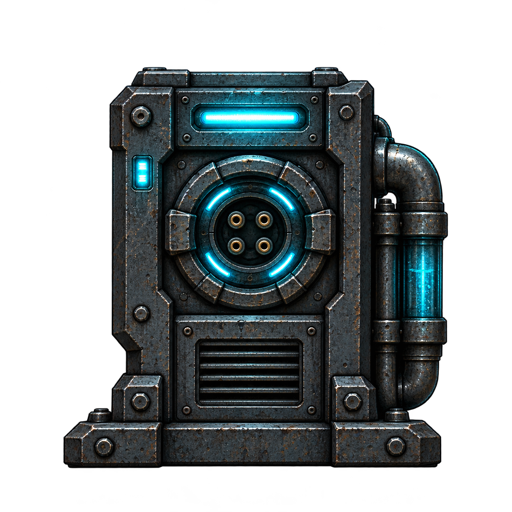
#> input picture docs/research-2026-10/sources/props-2026-10-08/corridor-coolant-relay.png, 512 x 512 px, found by its file name
$ python stations.py
#> lines starting #> are read from the running program, lines starting #| are printed output that depends on the picture; after the words box and inside, x2 and y2 are one past the last pixel; in counts of white or black regions, pixels touching at a corner belong together
### docs/research-2026-10/sources/corridor-door-end-2026-10-12/tools/design/common.py
"""Shared geometry, camera and light for the corridor door-end design (scratch only).

World units are game world px at the corridor's right camera clamp (camera x 604.444, zoom 1.35):
the floor at the walkway is y 440 and 1 m = 40 px at walkway depth. The far plate is drawn with a
0.9 parallax; at the clamp it sits 12.444 px right of where the room places it, so a far-plate
source pixel is sx = 2 * (X - 12.444), sy = 2 * (Y - 78.5).

Camera (measured from the far plate's floor joints): vanishing point at clamp-world (483.9, 158.5),
the walkway at depth D0 = 38 m from the eye, eye height 7.04 m. A point d metres behind the walkway
scales by s = D0 / (D0 + d) about the vanishing point.
"""
from __future__ import annotations

import json
import math
from dataclasses import dataclass, field

import numpy as np
from PIL import Image, ImageDraw, ImageFilter

PX_PER_M = 40.0
FLOOR_Y = 440.0
VPX = 483.9
HORIZON = 158.5
D0 = 38.0
FAR_SHIFT = 12.444  # far-plate parallax offset at the camera's right clamp
SS = 4  # supersampling for masks


def depth_scale(d: float) -> float:
    return D0 / (D0 + d)


# [7 lines left out: function project, not called in this run]


def floor_y(d_m: float) -> float:
    return project(VPX, 0.0, d_m)[1]


def depth_at_floor_y(Y: float) -> float:
    s = (Y - HORIZON) / (FLOOR_Y - HORIZON)
    return D0 / s - D0


def x_walk_from_screen(X: float, d_m: float) -> float:
    s = depth_scale(d_m)
    return VPX + (X - VPX) / s


@dataclass
class Canvas:
    """Maps world (clamp) coordinates to canvas pixels: px = (X - x0) * ppw."""
    name: str
    x0: float
    y0: float
    ppw: float
    w: int
    h: int

    def px(self, X: float, Y: float) -> tuple[float, float]:
        return ((X - self.x0) * self.ppw, (Y - self.y0) * self.ppw)

    def world(self, px: float, py: float) -> tuple[float, float]:
        return (self.x0 + px / self.ppw, self.y0 + py / self.ppw)

    def grid(self) -> tuple[np.ndarray, np.ndarray]:
        ys, xs = np.mgrid[0:self.h, 0:self.w].astype(np.float64)
        return self.x0 + (xs + 0.5) / self.ppw, self.y0 + (ys + 0.5) / self.ppw


@dataclass
class Part:
    name: str
    polys: list  # list of polygons, each a list of (X, Y) world points; or ("ellipse", cx, cy, rx, ry)
    albedo: tuple
    surface: dict  # {"kind": "front"|"floor"|"side"|"top"|"cyl"|"emit"|"keep", ...}
    lit_by: tuple = ()
    job: str = ""
    dims: str = ""
    note: str = ""
    z: int = 0
    emit: tuple = (0.0, 0.0, 0.0)
    texture: str = ""  # optional procedural detail: "slats", "grating", "seams"
    params: dict = field(default_factory=dict)


# [30 lines left out: function draw_mask, not called in this run]


def rect(x0, y0, x1, y1):
    return [(x0, y0), (x1, y0), (x1, y1), (x0, y1)]


# ----------------------------------------------------------------------------- light

@dataclass
class Fixture:
    name: str
    screen: tuple  # (X, Y) of the lamp centre on screen at the clamp
    d: float  # metres behind the walkway
    color: tuple
    intensity: float
    reach: float  # metres
    down: float = 0.0  # >0: a downlight, its output weighted by (cos of the angle below horizontal)^down

    # [5 lines left out: function pos3, not called in this run]


AMBIENT = np.array([0.085, 0.125, 0.15])
WRAP = 0.06


# [69 lines left out: functions surface_points, light, not called in this run]


def to_srgb_u8(lin: np.ndarray) -> np.ndarray:
    lin = np.clip(lin, 0, 1)
    return (np.where(lin <= 0.0031308, lin * 12.92, 1.055 * np.power(lin, 1 / 2.4) - 0.055) * 255 + 0.5).astype(np.uint8)


def from_srgb_u8(u8: np.ndarray) -> np.ndarray:
    c = u8.astype(np.float64) / 255.0
    return np.where(c <= 0.04045, c / 12.92, np.power((c + 0.055) / 1.055, 2.4))


def save_mask(arr: np.ndarray, path: str) -> None:
    Image.fromarray((np.clip(arr, 0, 1) * 255 + 0.5).astype(np.uint8), "L").save(path)


def write_json(path: str, data) -> None:
    with open(path, "w") as f:
        json.dump(data, f, indent=1)

### docs/research-2026-10/sources/corridor-door-end-2026-10-12/tools/design/stations.py
"""Grounding for the two approved Look 2 stations at the door end: the coolant relay and the safe
point keep their designs pixel for pixel; each gains a plinth with anchors and a brush-strip cable
entry (cables come up from the floor), and a contact shadow drawn from its footprint. Writes
design/stations/.

Sprites are 4 source px per world px (the Look 2 density). Each output canvas puts the floor contact
line at row FLOOR_ROW; the game draws it at y 440.
"""
from __future__ import annotations

import os
import sys

import numpy as np
from PIL import Image

sys.path.insert(0, os.path.dirname(__file__))
from common import save_mask, write_json

# --- CONFIG -----------------------------------------------------------------------------------
# ROOT is the design/ folder of the working folder the piece was built in (game-main/, an export of
# main at 76d3a50, sits beside it). It was a temporary session folder; point WOLF_DOOR_END_WORK at
# your own copy to run this tool again. Outputs are written under ROOT.
ROOT = os.path.join(os.environ.get("WOLF_DOOR_END_WORK", os.path.abspath("door-end-work")), "design")
# ------------------------------------------------------------------------------------------------
OUT = os.path.join(ROOT, "stations")
L2 = os.path.abspath(os.path.join(os.path.dirname(__file__), "..", "..", "..", "look2-hq", "props"))  # the approved Look 2 props, in this repository

STATIONS = {
    # name: (L2 file, plinth height px (4/world px), centre world x, plinth body x range in L2 px, note)
    "relay": ("corridor-coolant-relay.png", 32, 605.0, (14, 301), "200 mm plinth under a 2.2 m cabinet"),
    "safe-point": ("corridor-safe-point.png", 16, 876.0, (10, 286), "100 mm plinth under the safe point console"),
}
PAD_X = 16
SHADOW_ROWS = 16


def build(name: str, spec) -> dict:
#> called with name = 'relay'
    fname, plinth_h, centre_x, (px0, px1), note = spec
    src = Image.open(os.path.join(L2, fname)).convert("RGBA")
#> src is the input picture: PIL image 512x512 RGBA; mean R, G, B, A 20.2, 26.4, 27.6, 121.8
    a = np.asarray(src)
    alpha = a[..., 3]
    rows = np.nonzero(alpha.max(1) > 128)[0]
#> rows = 401 values from 67 to 467
    bottom = int(rows.max())  # last opaque row of the L2 art (its feet)
#> bottom = 467
    W = src.width + 2 * PAD_X
#> W = 544
    floor_row = bottom + 1 + plinth_h
#> floor_row = 500
    H = floor_row + SHADOW_ROWS
#> H = 516
    canvas = np.zeros((H, W, 4), dtype=np.float64)
    # plinth: a plain steel box under the whole base, its top under the feet
    x0, x1 = px0 + PAD_X, px1 + PAD_X + 1
    y0, y1 = bottom + 1, floor_row
#> y0 = 468; y1 = 500
    masks = {}
    yy, xx = np.mgrid[0:H, 0:W]
#> yy: shape (516, 544) int64; 516 distinct labels, from 0 to 515
    plinth = (xx >= x0) & (xx < x1) & (yy >= y0) & (yy < y1)
#> plinth: shape (516, 544) bool; 3.3% white; 1 white region, box (x1, y1, x2, y2) and area: (30, 468, 318, 500) 9216
    masks["plinth"] = plinth.astype(float)
    # flat value plan for the plinth: lit top lip, mid face, darker foot
    face = np.zeros((H, W, 3))
    t = (yy - y0) / max(plinth_h, 1)
    base_col = np.array([40, 42, 48], float)  # 36081-grey steel plinth
    face[...] = base_col
    face[(yy >= y0) & (yy < y0 + 3)] = [84, 88, 96]  # top lip catches the overhead light
    face = face * (1.0 - 0.25 * np.clip(t, 0, 1))[..., None]
    # brush-strip cable entry slot in the middle of the face
    bs_x0 = x0 + int((x1 - x0) * 0.32)
    bs_x1 = x0 + int((x1 - x0) * 0.68)
    bs_y0 = y0 + max(4, plinth_h // 3)
#> bs_y0 = 478
    bs_y1 = y1 - max(3, plinth_h // 5)
#> bs_y1 = 494
    brush = (xx >= bs_x0) & (xx < bs_x1) & (yy >= bs_y0) & (yy < bs_y1)
#> brush: shape (516, 544) bool; 0.59% white; 1 white region, box (x1, y1, x2, y2) and area: (122, 478, 225, 494) 1648
    face[brush] = [14, 17, 19]
#> face: shape (516, 544, 3) float64; mean of channels 0, 1, 2 39.5, 41.5, 47.4
    masks["brush_strip"] = brush.astype(float)
    # anchor bolts: one near each end of the plinth face
    bolts = np.zeros((H, W), bool)
    for bx in (x0 + 10, x1 - 11):
        by = (y0 + y1) // 2 + 1
        bolts |= (xx - bx) ** 2 + (yy - by) ** 2 <= 9
#> this loop made 2 passes
#> by on passes 1 to 2: 485, 485
#> pass 1, in build, `bolts |= (xx - bx) ** 2 + (yy - by) ** 2 <= 9`:
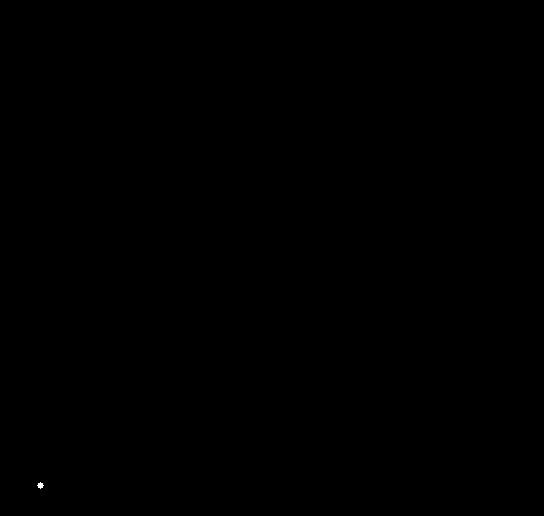
#> bolts: shape (516, 544) bool; 0.01% white; 1 white region, box (x1, y1, x2, y2) and area: (37, 482, 44, 489) 29
    face[bolts] = [96, 108, 114]
#> face: shape (516, 544, 3) float64; mean of channels 0, 1, 2 39.5, 41.5, 47.4
    masks["anchors"] = bolts.astype(float)
    canvas[plinth, :3] = face[plinth]
    canvas[plinth, 3] = 255
#> canvas: shape (516, 544, 4) float64; mean of channels 0, 1, 2, 3 1.2, 1.3, 1.4, 8.4
    # the approved art, unchanged, on top
    l2 = np.zeros((H, W, 4))
    l2[0:src.height, PAD_X:PAD_X + src.width] = a
    la = l2[..., 3:4] / 255.0
    canvas[..., :3] = canvas[..., :3] * (1 - la) + l2[..., :3] * la
    canvas[..., 3] = np.maximum(canvas[..., 3], l2[..., 3])
    masks["look2"] = (l2[..., 3] / 255.0)
    # contact shadow on the floor: darkest at the contact line, soft 4 world px (16 px) out
    sh = np.zeros((H, W))
    below = yy >= floor_row
#> below: shape (516, 544) bool; 3.1% white; 1 white region, box (x1, y1, x2, y2) and area: (0, 500, 544, 516) 8704
    edge = np.clip(np.minimum(xx - (x0 - 8), (x1 + 8) - xx) / 10.0, 0, 1)
    sh[below] = (0.72 * np.exp(-(yy[below] - floor_row) / 4.0) * edge[below])
    # a little occlusion on the floor right at the plinth's ends
    shadow_rgb = np.array([2, 5, 8], float)
    sa = sh * 255
    out_a = canvas[..., 3] + sa * (1 - canvas[..., 3] / 255.0)
    w_sh = np.where(out_a > 0, sa * (1 - canvas[..., 3] / 255.0) / np.maximum(out_a, 1e-6), 0)
    canvas[..., :3] = canvas[..., :3] * (1 - w_sh[..., None]) + shadow_rgb * w_sh[..., None]
#> canvas: shape (516, 544, 4) float64; mean of channels 0, 1, 2, 3 19.8, 25.6, 26.9, 122.1
    canvas[..., 3] = out_a
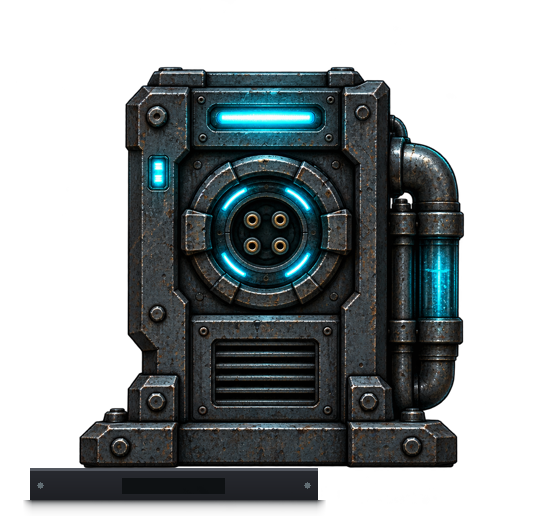
#> canvas: shape (516, 544, 4) float64; mean of channels 0, 1, 2, 3 19.8, 25.6, 26.9, 123; transparent parts drawn white
    masks["contact_shadow"] = sh
    img = Image.fromarray(np.clip(canvas + 0.5, 0, 255).astype(np.uint8), "RGBA")
    img.save(os.path.join(OUT, f"design-{name}.png"))
    for k, m in masks.items():
        save_mask(m, os.path.join(OUT, "masks", f"{name}--{k}.png"))
#> this loop made 5 passes
#> k on passes 1 to 5: 'plinth', 'brush_strip', 'anchors', 'look2', 'contact_shadow'
    opaque_cols = np.nonzero(canvas[..., 3].max(0) > 128)[0]
#> opaque_cols = 435 values from 29 to 463
    return {
        "file": f"design-{name}.png", "size": [W, H], "floor_row": floor_row, "l2_file": fname, "l2_offset": [PAD_X, 0],
        "plinth_px": [x0, y0, x1, y1], "plinth_world_m": plinth_h / 4 / 40, "brush_strip_px": [bs_x0, bs_y0, bs_x1, bs_y1],
        "centre_world_x": centre_x, "sprite_centre_px_x": (px0 + px1) / 2 + PAD_X,
        "note": note,
    }


def main() -> None:
    os.makedirs(os.path.join(OUT, "masks"), exist_ok=True)
    info = {name: build(name, spec) for name, spec in STATIONS.items()}
#> call 2 of build, with name = 'safe-point'
#> in build (call 2), `fname, plinth_h, centre_x, (px0, px1), note = spec`: fname = 'corridor-safe-point.png'; plinth_h = 16; centre_x = 876; px0 = 10; px1 = 286
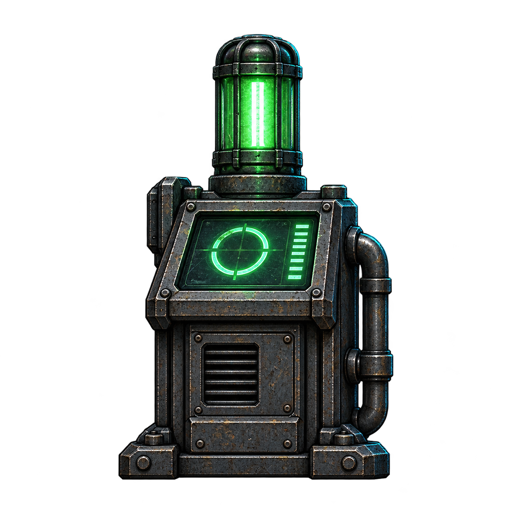
#> input picture docs/research-2026-10/sources/props-2026-10-08/corridor-safe-point.png, 512 x 512 px, found by its file name
#> in build, src is the input picture: PIL image 512x512 RGBA; mean R, G, B, A 14.7, 19.4, 16.3, 78.5
#> in build (call 2), `alpha = a[..., 3]`:
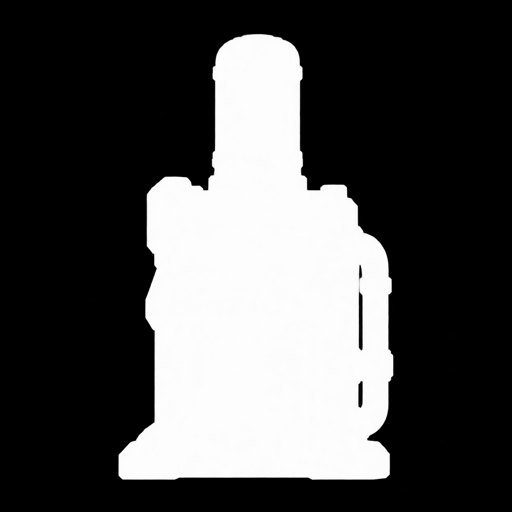
#> alpha: shape (512, 512); min 0, max 255, mean 78.5
#> in build (call 2), `rows = np.nonzero(alpha.max(1) > 128)[0]`: rows = 446 values from 34 to 479
#> in build (call 2), `bottom = int(rows.max())`: bottom = 479
#> in build (call 2), `floor_row = bottom + 1 + plinth_h`: floor_row = 496
#> in build (call 2), `H = floor_row + SHADOW_ROWS`: H = 512
#> in build (call 2), `x0, x1 = px0 + PAD_X, px1 + PAD_X + 1`: x0 = 26; x1 = 303
#> in build (call 2), `y0, y1 = bottom + 1, floor_row`: y0 = 480; y1 = 496
#> in build (call 2), `yy, xx = np.mgrid[0:H, 0:W]`: yy: shape (512, 544) int64; 512 distinct labels, from 0 to 511
#> in build (call 2), `plinth = (xx >= x0) & (xx < x1) & (yy >= y0) & (yy < y1)`: plinth: shape (512, 544) bool; 1.6% white; 1 white region, box (x1, y1, x2, y2) and area: (26, 480, 303, 496) 4432
#> in build (call 2), `bs_x0 = x0 + int((x1 - x0) * 0.32)`: bs_x0 = 114
#> in build (call 2), `bs_x1 = x0 + int((x1 - x0) * 0.68)`: bs_x1 = 214
#> in build (call 2), `bs_y0 = y0 + max(4, plinth_h // 3)`: bs_y0 = 485
#> in build (call 2), `bs_y1 = y1 - max(3, plinth_h // 5)`: bs_y1 = 493
#> in build (call 2), `brush = (xx >= bs_x0) & (xx < bs_x1) & (yy >= bs_y0) & (yy < bs_y1)`: brush: shape (512, 544) bool; 0.29% white; 1 white region, box (x1, y1, x2, y2) and area: (114, 485, 214, 493) 800
#> in build (call 2), `face[brush] = [14, 17, 19]`:
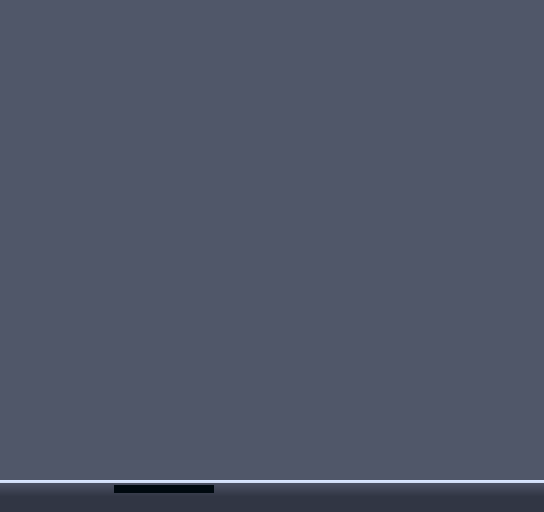
#> face: shape (512, 544, 3) float64; mean of channels 0, 1, 2 39.7, 41.7, 47.7; drawn with min black and max white
#> the loop in build (call 2), `for bx in (x0 + 10, x1 - 11):` made 2 passes
#> (bx, by) on passes 1 to 2: (36, 489), (292, 489)
#> in build (call 2), `face[bolts] = [96, 108, 114]`:
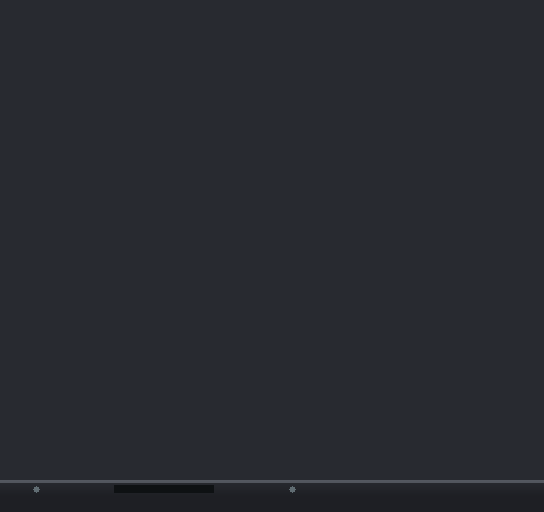
#> face: shape (512, 544, 3) float64; 0.02% of pixels changed, all inside (x1, y1, x2, y2) = (33, 486, 296, 493); drawn as R, G, B
#> in build (call 2), `canvas[plinth, 3] = 255`: canvas: shape (512, 544, 4) float64; mean of channels 0, 1, 2, 3 0.6, 0.7, 0.8, 4.1
#> in build (call 2), `la = l2[..., 3:4] / 255.0`:
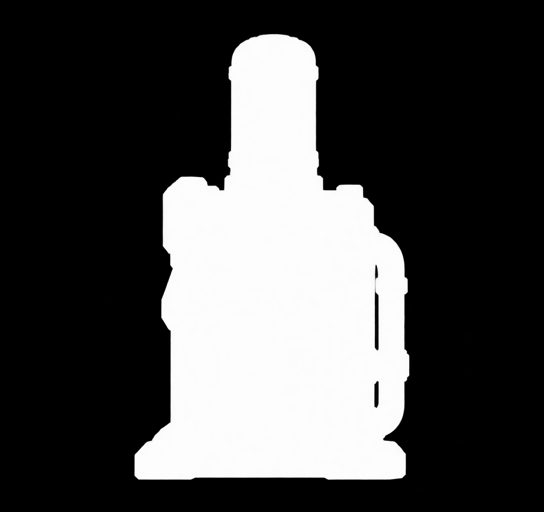
#> la: shape (512, 544, 1) float64; min 0, max 1, mean 0.29
#> in build (call 2), `below = yy >= floor_row`: below: shape (512, 544) bool; 3.1% white; 1 white region, box (x1, y1, x2, y2) and area: (0, 496, 544, 512) 8704
#> the loop in build (call 2), `for k, m in masks.items():` made 5 passes
#> in build (call 2), `opaque_cols = np.nonzero(canvas[..., 3].max(0) > 128)[0]`: opaque_cols = 384 values from 25 to 408
#> info = 2 items
    write_json(os.path.join(OUT, "spec.json"), info)
    print(info)
#> (printed output is left out)


if __name__ == "__main__":
    main()
